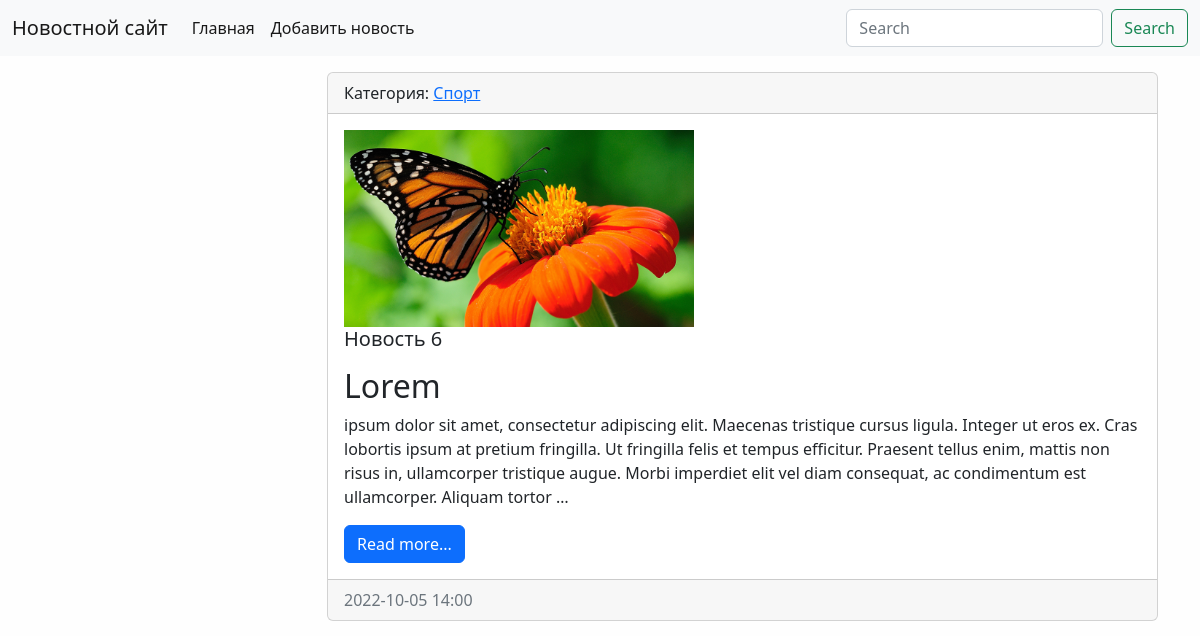
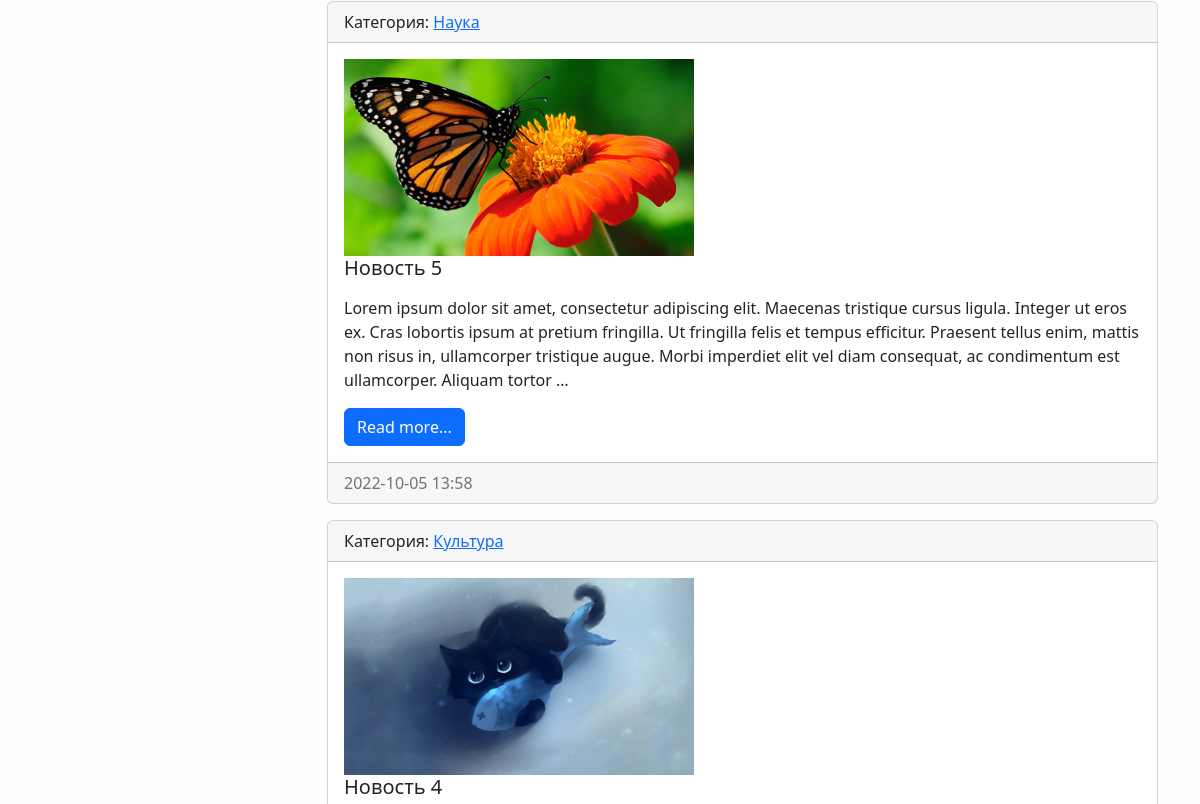
Before: / (upper part) with the older database file (2 pictures, top to bottom).
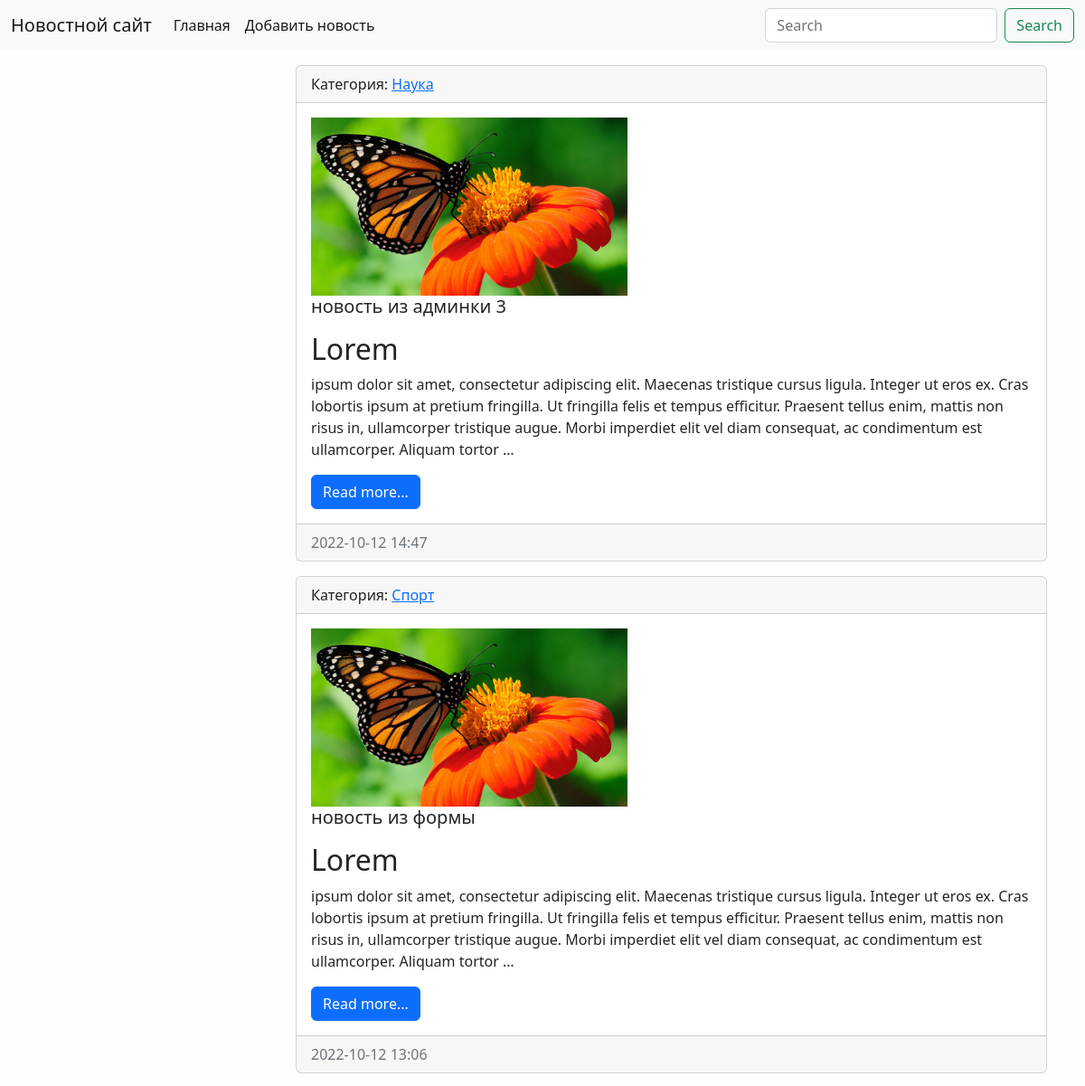
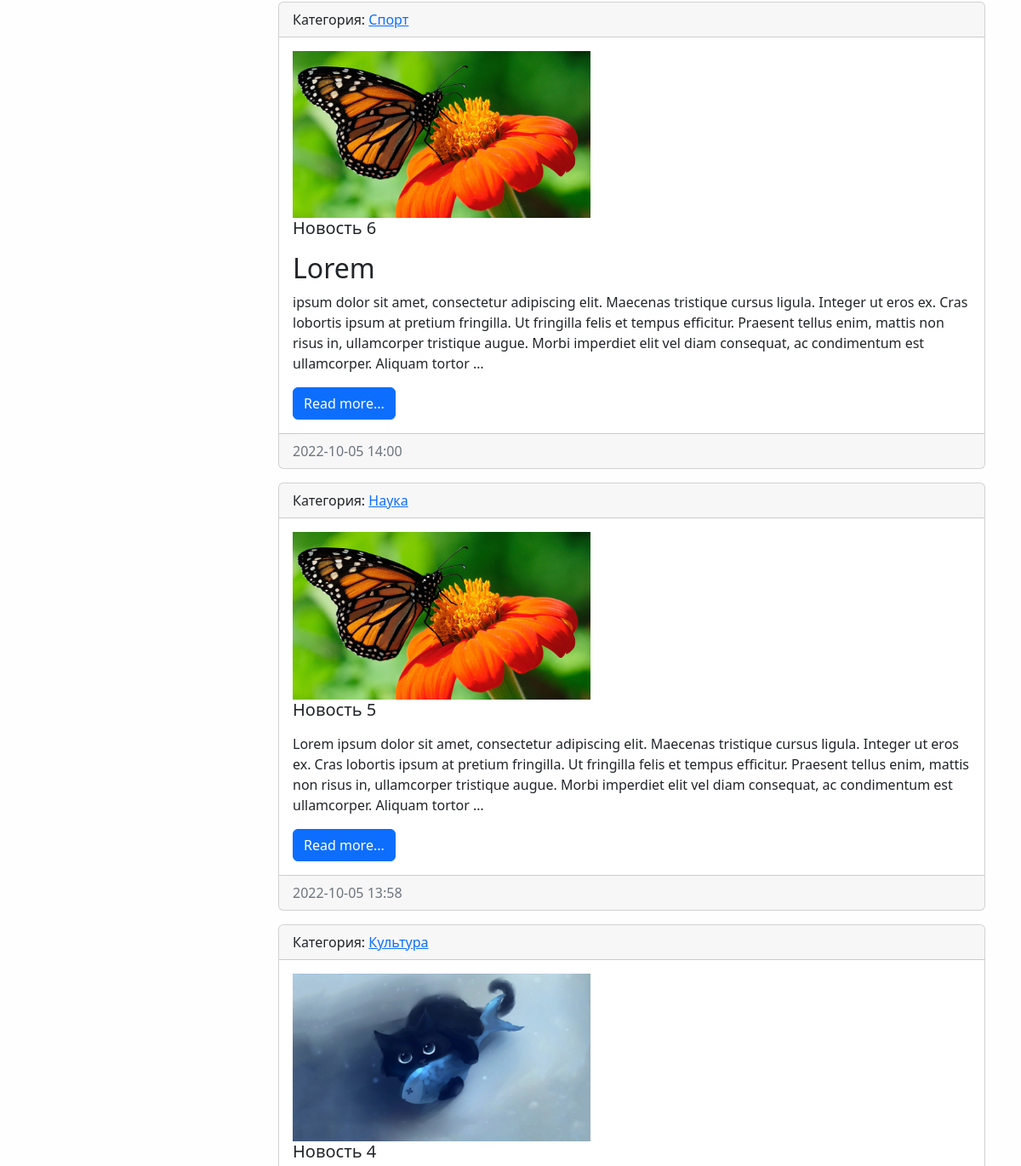
After: the same page with the newer database file (2 pictures, top to bottom).
### news/models.py (models this page shows, shortened)
class News(models.Model):
    title = models.CharField(max_length=150, verbose_name='Наименование')
    content = models.TextField(blank=True, verbose_name='Контент')  # blank - не обязательно к заполнению
    created_at = models.DateTimeField(auto_now_add=True, verbose_name='Дата публикации')
    updated_at = models.DateTimeField(auto_now=True, verbose_name='Обновлено')
    photo = models.ImageField(upload_to='photos/%Y/%m/%d/', verbose_name='Фото', blank=True)
    is_published = models.BooleanField(default=True, verbose_name='Опубликовано')
    category = models.ForeignKey('Category', on_delete=models.PROTECT, null=True, blank=True,
                                 verbose_name='Категория')
    def get_absolute_url(self):
        return reverse('view_news', kwargs={"news_id": self.pk})
    class Meta:
        verbose_name = 'Новость'  # ед число
        verbose_name_plural = 'Новости'  # мн число
        ordering = ['-created_at']  # sort

class Category(models.Model):
    title = models.CharField(max_length=150, db_index=True,
                             verbose_name='Наименование категории')  # db_index индексирует поле
    def get_absolute_url(self):
        return reverse('category', kwargs={"category_id": self.pk})
    def __str__(self):
        return self.title
    class Meta:
        verbose_name = 'Категория'  # ед число
        verbose_name_plural = 'Категории'  # мн число
        ordering = ['title']  # sort

### news/views.py (the view)
# urls.py: path('', index, name='home'),
def index(request):
    news = News.objects.all()
    context = {
        'news': news,
        'title': 'Список новостей',
    }
    return render(request, 'news/index.html', context)

### news/templates/news/index.html (shortened to what this page needs)
{% extends 'base.html' %}
{% block content %}
{% for item in news %}
<div class="card mb-3">
    <div class="card-header">
        Категория: <a href="{{ item.category.get_absolute_url }}">{{item.category }}</a>
    </div>
    <div class="card-body">
        <div class="media">
            {% if item.photo %}
            <img src="{{ item.photo.url }}" alt="" width="350" class="mr-3">
            {% else %}
            <img src="\media\photos\2022\10\05\7._Бабочка.jpg" alt="" width="350" class="mr-3">
            {% endif %}
            <div class="media-body">
                <h5 class="card-title">{{ item.title }}</h5>
                <p class="card-text">{{ item.content|safe|linebreaks|truncatewords:50 }}</p>
                <a href="{{ item.get_absolute_url }}" class="btn btn-primary">Read more...</a>
            </div>
        </div>
    </div>
    <div class="card-footer text-muted">
        {{ item.created_at|date:"Y-m-d H:i" }}
    </div>
</div>
{% endfor %}
{% endblock %}

Changed rows visible on the page:
added News: category "Наука", title "новость из админки 3", content "Lorem ipsum dolor sit amet, consectetur adipiscing elit. Maecenas tristique cursus ligula. Integer ut eros ex. Cras lobortis ipsum at pretium fringilla. Ut fringilla felis et tempus efficitur. Praesent tellus enim, mattis non risus in, ullamcorper tristique augue. Morbi imperdiet elit vel diam consequat, ac condimentum est ullamcorper. Aliquam tortor …", created_at "2022-10-12 14:47"
added News: category "Спорт", title "новость из формы", content "Lorem ipsum dolor sit amet, consectetur adipiscing elit. Maecenas tristique cursus ligula. Integer ut eros ex. Cras lobortis ipsum at pretium fringilla. Ut fringilla felis et tempus efficitur. Praesent tellus enim, mattis non risus in, ullamcorper tristique augue. Morbi imperdiet elit vel diam consequat, ac condimentum est ullamcorper. Aliquam tortor …", created_at "2022-10-12 13:06"
